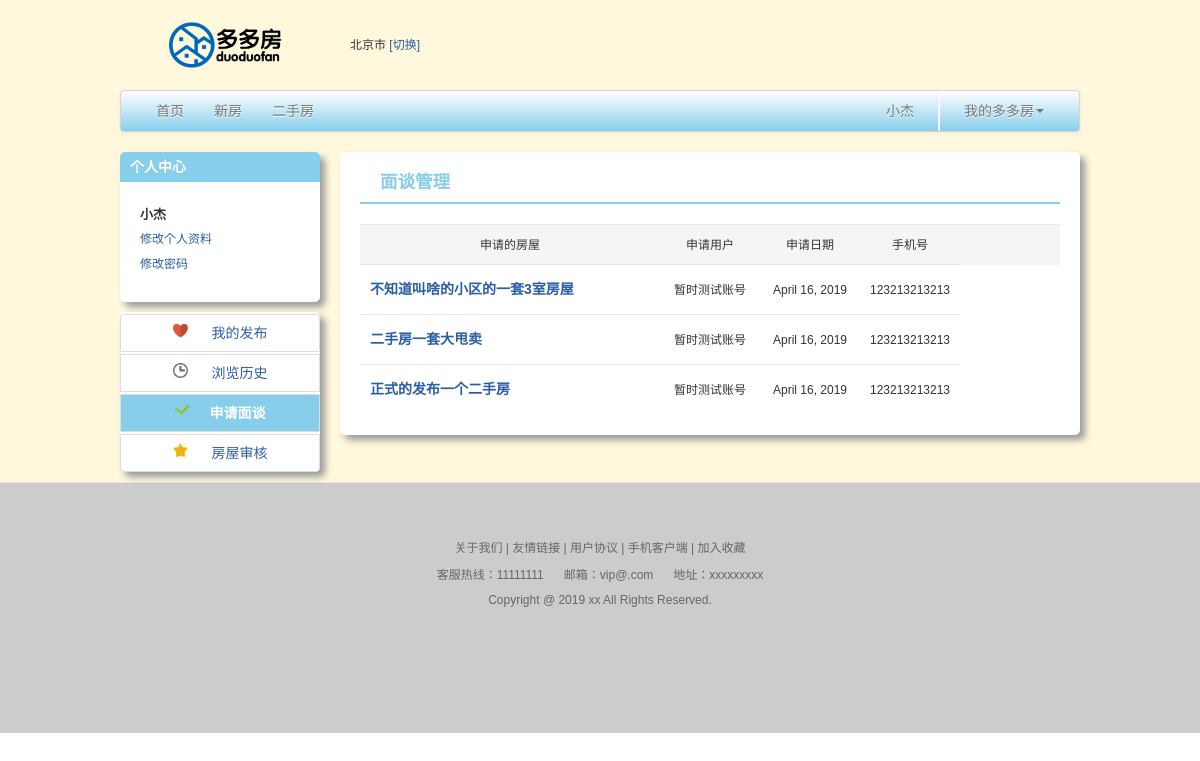
The app's page /ShowInterview (signed in) with its own data.
### app/models.py (models this page shows, shortened)
class MyUser(models.Model):
    user = models.OneToOneField(User, on_delete=models.CASCADE, verbose_name='用户')
    phone = models.CharField(max_length=28, verbose_name='手机号')
    area = models.ForeignKey(Area, on_delete=models.CASCADE, verbose_name='用户所属地区')

class Area(models.Model):
    area_type_choices = (
        (1, '省'),
        (2, '市'),
        (3, '区/县')
    )
    name = models.CharField(max_length=10, verbose_name='地区名称')
    area_type = models.PositiveIntegerField(choices=area_type_choices, verbose_name='行政级别')
    province = models.ForeignKey(to='Area', verbose_name='所属省会', on_delete=models.CASCADE, null=True, blank=True)

class Interview(models.Model):
    user = models.ForeignKey(User, on_delete=models.CASCADE)
    time = models.DateTimeField(auto_now_add=True)
    house = models.ForeignKey(Houses, on_delete=models.CASCADE, verbose_name='申请面谈房屋')
    is_pass = models.BooleanField(default=False, verbose_name='申请通过')

class Houses(models.Model):
    door_model_choices = (
        (1, '一室'),
        (2, '二室'),
        (3, '三室'),
        (4, '四室'),
        (5, '四室以上')
    )
    house_type_choices = (
        (1, '住宅'),
        (2, '别墅'),
        (3, '写字楼'),
        (4, '商铺')
    )
    audit_type_choices = (
        (1, '待审核'),
        (2, '审核失败'),
        (3, '审核通过')
    )
    title = models.CharField(max_length=128, verbose_name='房屋标题')
    area = models.ForeignKey('Area', on_delete=models.CASCADE, verbose_name='所属区域')
    plot_name = models.CharField(max_length=64, verbose_name='所属小区名')
    acreage = models.PositiveIntegerField(verbose_name='面积')
    price = models.DecimalField(max_digits=10, decimal_places=2, verbose_name='价格(元/m)')
    total_prices = models.DecimalField(max_digits=10, decimal_places=2, verbose_name='总价(万)')
    housing_details = models.TextField(verbose_name='房屋详情')
    door_model = models.PositiveIntegerField(choices=door_model_choices, verbose_name='户型')
    house_type = models.PositiveIntegerField(choices=house_type_choices, verbose_name='房屋类型')
    is_new = models.BooleanField(verbose_name='是否是新房')
    master_img = models.ImageField(upload_to='houseImg', verbose_name='房屋主图')
    img = models.ManyToManyField(to='HouseImg', verbose_name='房屋图片')
    fllor = models.PositiveIntegerField(verbose_name='楼层')
    audit_type = models.PositiveIntegerField(choices=audit_type_choices, verbose_name='审核状态')
    user = models.ForeignKey(User, verbose_name='发布用户', on_delete=models.CASCADE)
    decorate_situation = models.CharField(max_length=12, verbose_name='装修情况')
    create_datetime = models.DateTimeField(auto_now=True, verbose_name='发布时间')

### app/views.py (the view)
# urls.py: path('ShowInterview', views.show_interview), # 面谈管理
@login_required
def show_interview(request):
    house = models.Houses.objects.filter(user=request.user)
    interview_obj = models.Interview.objects.filter(house__in=house)
    context = {
        'interview_obj': interview_obj
    }
    return render(request, 'userinfo/ShowInterview.html', context)

### app/context_processors.py (called while the page is built)
def template_area(request):
    return {'area': models.Area.objects.filter(area_type=1).all()}

### templates/userinfo/ShowInterview.html (shortened to what this page needs)
{% extends 'userinfo/user_base.html' %}
{% block user_style %}
    <link href="/static/css/Subscription.css" rel="stylesheet" type="text/css"/>
{% endblock user_style %}
{% block body-style %}
{% endblock body-style %}
{% block user_body %}
    <div id="Right" class="span8">
        <div class="subscription-title">
            <h4>面谈管理</h4>
        </div>
        <div id="subscription">
            <table width="700" cellspacing="0" cellpadding="0" border="0">
                <tr height="40" class="tr-bgclor">
                    <td align="center">
                        <span class="date">申请的房屋</span>
                    </td>
                    <td align="center">
                        <span class="date">申请用户</span>
                    </td>
                    <td align="center">
                        <span class="date">申请日期</span>
                    </td>
                    <td align="center">
                        <span class="date">手机号</span>
                    </td>
                    <td></td>
                </tr>
                {% for interview in interview_obj %}
                    <tr height="50" valign="middle">
                        <td width="300" align="left">
                            <p><a href="#" class="subscription-PropertyName">{{ interview.house.title }}</a></p>
                        </td>
                        <td width="100" align="center">
                            <span>{{ interview.user.first_name }}</span>
                        </td>
                        <td width="100" align="center">
                            <span>{{ interview.time|date }}</span>
                        </td>
                        {% if interview.is_pass %}
                            <td width="100" align="center">
                                <span>{{ interview.user.myuser.phone }}</span>
                            </td>
                        {% else %}
                            <td width="100" align="center"><a onclick="tymt({{ interview.id }})">同意面谈</a></td>
                        {% endif %}
                    </tr>
                {% endfor %}
            </table>
        </div>
    </div>
{% endblock user_body %}

### templates/userinfo/user_base.html (shortened to what this page needs)
{% extends 'app/main.html' %}
{% block main-style %}
    <link href="/static/css/common/UserInfoLeft.css" rel="stylesheet" type="text/css"/>
    {% block user_style %}{% endblock user_style %}
{% endblock main-style %}
{% block main-body %}
    <div id="Left" class="span4">
        <div class="personalCenter">
            <div class="personalCenter-title">
                <h5>个人中心</h5>
            </div>
            <div class="personalCenter-content">
                <p class="userName">{{ request.user.first_name }}</p>
                <p><a href="/changeUserInfo">修改个人资料</a></p>
                <p><a href="/changePassword">修改密码</a></p>
            </div>
        </div>
        <div class="userFunction">
            <ul class="nav nav-pills nav-tabs nav-stacked">
                <li>
                    <a href="/ManageRelease" class="MyFavorites">
                        <img src="/static/images/MyFavorites.png" width="15" height="15" border="0">
                        我的发布
                    </a>
                </li>
                <li>
                    <a href="/ShowHistory" class="BrowseHistory">
                        <img src="/static/images/BrowseHistory.png" width="15" height="15" border="0">
                        浏览历史
                    </a>
                </li>
                <li><a href="/ShowInterview" class="Subscription"><img src="/static/images/Subscription.png"
                                                                       width="15"
                                                                       height="15" border="0">申请面谈</a></li>
                {% if request.user.is_staff %}
                    <li>
                        <a href="/audit" class="Released">
                            <img src="/static/images/ReleaseSale.png" width="15" height="15" border="0">
                            房屋审核
                        </a>
                    </li>
                {% endif %}
            </ul>
        </div>
    </div>
    {% block user_body %}
    {% endblock user_body %}
{% endblock main-body %}

### templates/app/main.html (shortened to what this page needs)
{% extends 'base.html' %}
{% block style %}
    <link href="/static/css/bootstrap.min.css" rel="stylesheet">
    <link href="/static/css/bootstrap-responsive.min.css" rel="stylesheet">
    <link href="/static/css/style.css" rel="stylesheet">
    <link href="/static/css/common/top.css" rel="stylesheet" type="text/css">
    <link href="/static/css/common/foot.css" rel="stylesheet" type="text/css">
    <link href="/static/css/common/Compatibility.css" rel="stylesheet" type="text/css">
    {% block main-style %}{% endblock main-style %}
{% endblock style %}
{% block body %}
    {% block excloud-foot-body %}
        <div class="container-fluid">
            <div id="top">
                <div class="span2" id="logo">
                    <a href="#"><img src="/static/img/logo.png" width="150" height="50" border="0"></a>
                </div>
                <div class="span2" id="City">
                    {% if request.user.is_authenticated %}
                        <span>{{ request.user.myuser.area.name }}</span>
                        <a href="#myModal" role="button" data-toggle="modal">[切换]</a>
                    {% else %}
                        <span>北京</span><a href="/login">[切换]</a>
                    {% endif %}
                </div>
                <div class="span10">
                </div>
            </div>
            <div class="row-fluid">
                <div class="span12">
                    <div class="navbar">
                        <div class="navbar-inner">
                            <div class="nav-collapse collapse navbar-responsive-collapse" id="Navigation">
                                <ul class="nav">
                                    <li {% if request.path == '/' %}class="active" {% endif %}>
                                        <a href="/">首页</a>
                                    </li>
                                    <li {% if request.path == '/NewHouseList' %} class="active" {% endif %}>
                                        <a href="/NewHouseList">新房</a>
                                    </li>
                                    <li {% if request.path == '/OldHouseList' %} class="active" {% endif %} >
                                        <a href="/OldHouseList">二手房</a>
                                    </li>
                                </ul>
                                <ul class="nav pull-right">
                                    {% if request.user.is_authenticated %}
                                        <li>
                                            <a href="#">{{ request.user.first_name }}</a>
                                        </li>
                                        <li class="divider-vertical">
                                        </li>
                                        <li class="dropdown">
                                            <a data-toggle="dropdown" class="dropdown-toggle" href="#">我的多多房<strong
                                                    class="caret"></strong></a>
                                        </li>
                                    {% endif %}
                                </ul>
                            </div>
                        </div>
                    </div>
                    {% block main-body %}{% endblock main-body %}
                </div>
            </div>
        </div>
    {% endblock %}
    <div id="foot">
        <a href="#">关于我们 |</a>
        <a href="#">友情链接 |</a>
        <a href="#">用户协议 |</a>
        <a href="#">手机客户端 |</a>
        <a href="#">加入收藏</a>
        <p><span>客服热线：11111111</span><span>邮箱：vip@.com</span><span>地址：xxxxxxxxx</span></p>
        <p>Copyright @ 2019 xx All Rights Reserved.</p>
    </div>
{% endblock body %}

### static/css/style.css (style rules this page uses)
h5 { color: #FFFFFF; margin: 0 0 0 10px; line-height: 30px; float: left; }

### static/css/common/top.css (style rules this page uses)
* { margin:0;padding:0;list-style-type:none; }
body { font-family:Arial, Helvetica, sans-serif; font-size:12px; background-color:#fff8dc; }
.container-fluid { width:960px; margin:0 auto; padding:0; }
p { margin:0; line-height:25px; }
.span12 { width:960px; }
.span6,.span12,.span8,.span4,.span9,.span3 { margin:0; }
.span12 { padding:0; }
#top { width:960px; height:50px; padding:20px 0 20px 0; }
#logo { float:left; }
#City { line-height:50px; float:left; }
.navbar { width:960px; }
.span8 { margin-left:0; }
.nav li a { font-size:14px; }

### static/css/common/foot.css (style rules this page uses)
#foot { text-align:center; line-height:30px; padding:50px 0 0 0; border-top:1px solid #e7e7e7; width:100%; height:200px; background-color:#CCCCCC; color:#666666; }
#foot a { text-decoration:none; color:#666666; }
#foot span { margin:0 10px 0 10px; }

### static/css/common/Compatibility.css (style rules this page uses)
html { color:#000; background:#fff; -webkit-text-size-adjust: 100%; -ms-text-size-adjust: 100%; }
body, button, input, select, textarea { font:12px/1.5 tahoma, arial, Hiragino Sans GB, "����", \5b8b\4f53; }
table { border-collapse:collapse; border-spacing:0; }
fieldset, img { border:0; vertical-align:top; }
ol, ul { list-style:none; }
a { color:#2a5ea5; }
ins, a { text-decoration:none; }

### static/css/common/UserInfoLeft.css (style rules this page uses)
#Left { width:200px; float:left; margin:0 20px 0 0; }
.personalCenter { height:150px; width:200px; border-radius: 5px; -moz-border-radius:5px; -webkit-border-radius:5px; background-color:#FFFFFF; box-shadow:5px 5px 7px #999; -webkit-box-shadow:5px 5px 7px #999; -moz-box-shadow:5px 5px 7px #999; }
.personalCenter-title { background-color:#87CEEB; -moz-border-radius-topleft:5px; -moz-border-radius-topright:5px; -webkit-border-top-left-radius:5px; -webkit-border-top-right-radius:5px; height:30px; width:200px; margin:0; }
h5 { color:#FFFFFF; margin:0 0 0 10px; line-height:30px; text-align:center; }
.personalCenter-content { width:160px; margin:20px; }
.userName { font-size:13px; font-weight:bold; }
.userFunction,.MortgageCalculator { width:200px; margin:10px 0 10px 0; border-radius: 5px; -moz-border-radius:5px; -webkit-border-radius:5px; background-color:#FFFFFF; box-shadow:5px 5px 7px #999; -webkit-box-shadow:5px 5px 7px #999; -moz-box-shadow:5px 5px 7px #999; }
.userFunction ul { margin:0; }
.userFunction ul li img,.MortgageCalculator ul li img { margin:0 20px 0 0; }
.userFunction ul li a,.MortgageCalculator ul li a { text-align:center; }

### static/css/Subscription.css (style rules this page uses)
.Subscription { background-color:#87ceeb; font-weight:bold; color:#FFFFFF; }
#Right { width:740px; margin:0 0 20px 0; padding:20px; border-radius: 5px; -moz-border-radius:5px; -webkit-border-radius:5px; background-color:#FFFFFF; box-shadow:5px 5px 7px #999; -webkit-box-shadow:5px 5px 7px #999; -moz-box-shadow:5px 5px 7px #999; }
.subscription-title h4 { color:#87ceeb; margin:0 0 10px 20px; }
.subscription-title { width:700px; margin:0 0 20px 0; border-bottom:2px solid #87ceeb; }
.span12 { width:960px; }
.tr-bgclor { background-color:#F5F5F5; }
#subscription table td { border-top:1px solid #e7e7e7; }
.subscription-PropertyName { font-weight:bold; font-size:14px; margin:0 0 0 10px; }

### templates/app/main.html (style rules this page uses)
.span12 { margin-left: 0 !important; }

### records on screen
Interview: house "不知道叫啥的小区的一套3室房屋", user.first_name "暂时测试账号", time "April 16, 2019", user.myuser.phone "123213213213"
Interview: house "二手房一套大甩卖", user.first_name "暂时测试账号", time "April 16, 2019", user.myuser.phone "123213213213"
Interview: house "正式的发布一个二手房", user.first_name "暂时测试账号", time "April 16, 2019", user.myuser.phone "123213213213"

### other values on screen
{{ request.user.myuser.area.name }} "北京市"
{{ request.user.first_name }} "小杰"
